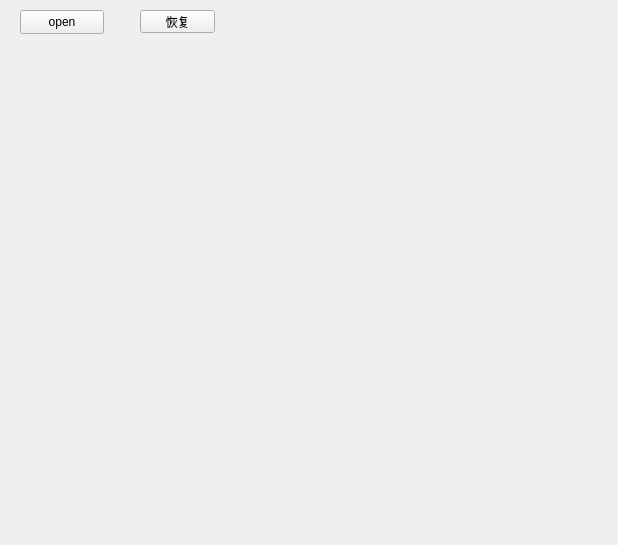
<?xml version="1.0" encoding="UTF-8"?>
<ui version="4.0">
 <class>Widget</class>
 <widget class="QWidget" name="Widget">
  <property name="geometry">
   <rect>
    <x>0</x>
    <y>0</y>
    <width>618</width>
    <height>545</height>
   </rect>
  </property>
  <property name="windowTitle">
   <string>Widget</string>
  </property>
  <widget class="QPushButton" name="pushButton">
   <property name="geometry">
    <rect>
     <x>140</x>
     <y>10</y>
     <width>75</width>
     <height>23</height>
    </rect>
   </property>
   <property name="text">
    <string>恢复</string>
   </property>
  </widget>
  <widget class="QPushButton" name="pushButton_2">
   <property name="geometry">
    <rect>
     <x>20</x>
     <y>10</y>
     <width>84</width>
     <height>24</height>
    </rect>
   </property>
   <property name="text">
    <string>open</string>
   </property>
  </widget>
 </widget>
 <layoutdefault spacing="6" margin="11"/>
 <resources/>
 <connections/>
</ui>
